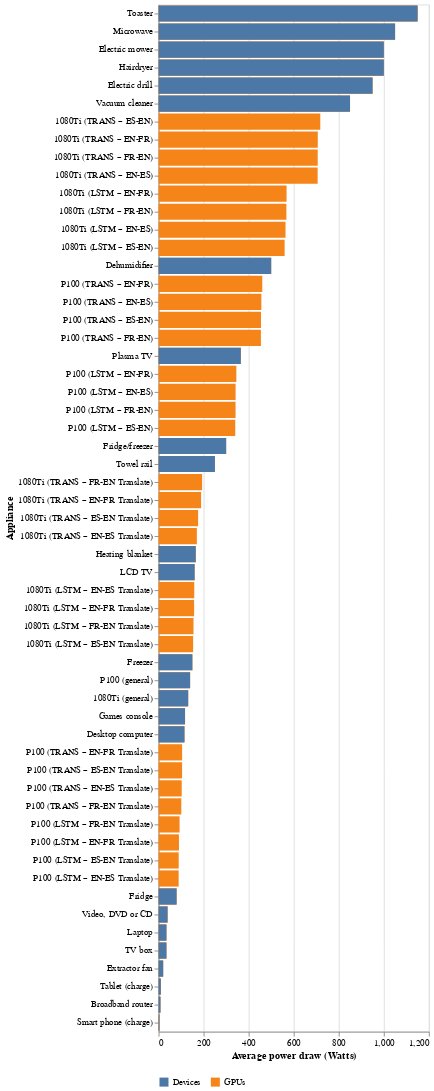

Write notebook code for a chart like this one.
### Code cell
bars_gpu = alt.Chart(data).mark_bar().encode(
    y=alt.Y('Appliance', sort=list(sorting_idx)),
    x=alt.X('avg', title='Average power draw (Watts)'),
    color = alt.Color('op', title='')
)

bars_other = alt.Chart(data_other).mark_bar(color="orange").encode(
    y=alt.Y('Appliance', sort=list(sorting_idx)),
    x=alt.X('avg'),
    color = alt.Color('op', title='')
)

(bars_gpu + bars_other).configure_legend(orient='bottom').properties(width=300)

### Figure 1 — Vega-Lite specification as saved in the notebook (floating-point values rounded to 4 significant figures)
{"config": {"view": {"continuousWidth": 400, "continuousHeight": 300}, "legend": {"orient": "bottom"}}, "layer": [{"data": {"name": "data-8843ad8f7760a58cc9c8d14c6b19588f"}, "mark": "bar", "encoding": {"color": {"type": "nominal", "field": "op", "title": ""}, "x": {"type": "quantitative", "field": "avg", "title": "Average power draw (Watts)"}, "y": {"type": "nominal", "field": "Appliance", "sort": ["Toaster ", "Microwave ", "Electric mower ", "Hairdryer ", "Electric drill ", "Vacuum cleaner ", "1080Ti (TRANS – ES-EN)", "1080Ti (TRANS – EN-FR)", "1080Ti (TRANS – FR-EN)", "1080Ti (TRANS – EN-ES)", "1080Ti (LSTM – EN-FR)", "1080Ti (LSTM – FR-EN)", "1080Ti (LSTM – EN-ES)", "1080Ti (LSTM – ES-EN)", "Dehumidifier ", "P100 (TRANS – EN-FR)", "P100 (TRANS – EN-ES)", "P100 (TRANS – ES-EN)", "P100 (TRANS – FR-EN)", "Plasma TV ", "P100 (LSTM – EN-FR)", "P100 (LSTM – EN-ES)", "P100 (LSTM – FR-EN)", "P100 (LSTM – ES-EN)", "Fridge/freezer ", "Towel rail ", "1080Ti (TRANS – FR-EN Translate)", "1080Ti (TRANS – EN-FR Translate)", "1080Ti (TRANS – ES-EN Translate)", "1080Ti (TRANS – EN-ES Translate)", "Heating blanket ", "LCD TV ", "1080Ti (LSTM – EN-ES Translate)", "1080Ti (LSTM – EN-FR Translate)", "1080Ti (LSTM – FR-EN Translate)", "1080Ti (LSTM – ES-EN Translate)", "Freezer ", "P100 (general)", "1080Ti (general)", "Games console ", "Desktop computer ", "P100 (TRANS – EN-FR Translate)", "P100 (TRANS – ES-EN Translate)", "P100 (TRANS – EN-ES Translate)", "P100 (TRANS – FR-EN Translate)", "P100 (LSTM – FR-EN Translate)", "P100 (LSTM – EN-FR Translate)", "P100 (LSTM – ES-EN Translate)", "P100 (LSTM – EN-ES Translate)", "Fridge ", "Video, DVD or CD ", "Laptop ", "TV box ", "Extractor fan ", "Tablet (charge) ", "Broadband router ", "Smart phone (charge) "]}}}, {"data": {"name": "data-c01375515487c84019ae7e0740b82a56"}, "mark": {"type": "bar", "color": "orange"}, "encoding": {"color": {"type": "nominal", "field": "op", "title": ""}, "x": {"type": "quantitative", "field": "avg"}, "y": {"type": "nominal", "field": "Appliance", "sort": ["Toaster ", "Microwave ", "Electric mower ", "Hairdryer ", "Electric drill ", "Vacuum cleaner ", "1080Ti (TRANS – ES-EN)", "1080Ti (TRANS – EN-FR)", "1080Ti (TRANS – FR-EN)", "1080Ti (TRANS – EN-ES)", "1080Ti (LSTM – EN-FR)", "1080Ti (LSTM – FR-EN)", "1080Ti (LSTM – EN-ES)", "1080Ti (LSTM – ES-EN)", "Dehumidifier ", "P100 (TRANS – EN-FR)", "P100 (TRANS – EN-ES)", "P100 (TRANS – ES-EN)", "P100 (TRANS – FR-EN)", "Plasma TV ", "P100 (LSTM – EN-FR)", "P100 (LSTM – EN-ES)", "P100 (LSTM – FR-EN)", "P100 (LSTM – ES-EN)", "Fridge/freezer ", "Towel rail ", "1080Ti (TRANS – FR-EN Translate)", "1080Ti (TRANS – EN-FR Translate)", "1080Ti (TRANS – ES-EN Translate)", "1080Ti (TRANS – EN-ES Translate)", "Heating blanket ", "LCD TV ", "1080Ti (LSTM – EN-ES Translate)", "1080Ti (LSTM – EN-FR Translate)", "1080Ti (LSTM – FR-EN Translate)", "1080Ti (LSTM – ES-EN Translate)", "Freezer ", "P100 (general)", "1080Ti (general)", "Games console ", "Desktop computer ", "P100 (TRANS – EN-FR Translate)", "P100 (TRANS – ES-EN Translate)", "P100 (TRANS – EN-ES Translate)", "P100 (TRANS – FR-EN Translate)", "P100 (LSTM – FR-EN Translate)", "P100 (LSTM – EN-FR Translate)", "P100 (LSTM – ES-EN Translate)", "P100 (LSTM – EN-ES Translate)", "Fridge ", "Video, DVD or CD ", "Laptop ", "TV box ", "Extractor fan ", "Tablet (charge) ", "Broadband router ", "Smart phone (charge) "]}}}], "width": 300, "$schema": "https://vega.github.io/schema/vega-lite/v4.8.1.json", "datasets": {"data-8843ad8f7760a58cc9c8d14c6b19588f": [{"Appliance": "Toaster ", "avg": 1150.0, "std": 0.0, "op": "GPUs"}, {"Appliance": "Microwave ", "avg": 1050.0, "std": 0.0, "op": "GPUs"}, {"Appliance": "Electric mower ", "avg": 1000.0, "std": 0.0, "op": "GPUs"}, {"Appliance": "Hairdryer ", "avg": 1000.0, "std": 0.0, "op": "GPUs"}, {"Appliance": "Electric drill ", "avg": 950.0, "std": 0.0, "op": "GPUs"}, {"Appliance": "Vacuum cleaner ", "avg": 850.0, "std": 0.0, "op": "GPUs"}, {"Appliance": "Dehumidifier ", "avg": 500.0, "std": 0.0, "op": "GPUs"}, {"Appliance": "Plasma TV ", "avg": 365.0, "std": 0.0, "op": "GPUs"}, {"Appliance": "Fridge/freezer ", "avg": 300.0, "std": 0.0, "op": "GPUs"}, {"Appliance": "Towel rail ", "avg": 250.0, "std": 0.0, "op": "GPUs"}, {"Appliance": "Heating blanket ", "avg": 165.0, "std": 0.0, "op": "GPUs"}, {"Appliance": "LCD TV ", "avg": 160.0, "std": 0.0, "op": "GPUs"}, {"Appliance": "Freezer ", "avg": 150.0, "std": 0.0, "op": "GPUs"}, {"Appliance": "P100 (general)", "avg": 140.0, "std": 0.0, "op": "GPUs"}, {"Appliance": "1080Ti (general)", "avg": 131.5, "std": 0.0, "op": "GPUs"}, {"Appliance": "Games console ", "avg": 117.5, "std": 0.0, "op": "GPUs"}, {"Appliance": "Desktop computer ", "avg": 115.0, "std": 0.0, "op": "GPUs"}, {"Appliance": "Fridge ", "avg": 80.0, "std": 0.0, "op": "GPUs"}, {"Appliance": "Video, DVD or CD ", "avg": 40.0, "std": 0.0, "op": "GPUs"}, {"Appliance": "TV box ", "avg": 35.0, "std": 0.0, "op": "GPUs"}, {"Appliance": "Laptop ", "avg": 35.0, "std": 0.0, "op": "GPUs"}, {"Appliance": "Extractor fan ", "avg": 20.5, "std": 0.0, "op": "GPUs"}, {"Appliance": "Tablet (charge) ", "avg": 10.0, "std": 0.0, "op": "GPUs"}, {"Appliance": "Broadband router ", "avg": 8.5, "std": 0.0, "op": "GPUs"}, {"Appliance": "Smart phone (charge) ", "avg": 3.75, "std": 0.0, "op": "GPUs"}, {"Appliance": "1080Ti (LSTM – EN-FR)", "avg": 568.2, "std": 66.29, "op": "GPUs"}, {"Appliance": "1080Ti (LSTM – EN-ES)", "avg": 563.5, "std": 65.9, "op": "GPUs"}, {"Appliance": "1080Ti (LSTM – FR-EN)", "avg": 567.4, "std": 66.25, "op": "GPUs"}, {"Appliance": "1080Ti (LSTM – ES-EN)", "avg": 559.6, "std": 65.22, "op": "GPUs"}, {"Appliance": "1080Ti (TRANS – EN-FR)", "avg": 706.8, "std": 57.84, "op": "GPUs"}, {"Appliance": "1080Ti (TRANS – EN-ES)", "avg": 706.2, "std": 58.02, "op": "GPUs"}, {"Appliance": "1080Ti (TRANS – FR-EN)", "avg": 706.5, "std": 57.88, "op": "GPUs"}, {"Appliance": "1080Ti (TRANS – ES-EN)", "avg": 717.9, "std": 56.45, "op": "GPUs"}, {"Appliance": "P100 (LSTM – EN-FR)", "avg": 345.3, "std": 60.26, "op": "GPUs"}, {"Appliance": "P100 (LSTM – EN-ES)", "avg": 342.0, "std": 60.33, "op": "GPUs"}, {"Appliance": "P100 (LSTM – FR-EN)", "avg": 341.7, "std": 59.71, "op": "GPUs"}, {"Appliance": "P100 (LSTM – ES-EN)", "avg": 340.4, "std": 59.63, "op": "GPUs"}, {"Appliance": "P100 (TRANS – EN-FR)", "avg": 460.4, "std": 36.83, "op": "GPUs"}, {"Appliance": "P100 (TRANS – EN-ES)", "avg": 456.2, "std": 36.97, "op": "GPUs"}, {"Appliance": "P100 (TRANS – FR-EN)", "avg": 454.3, "std": 38.75, "op": "GPUs"}, {"Appliance": "P100 (TRANS – ES-EN)", "avg": 454.8, "std": 38.04, "op": "GPUs"}, {"Appliance": "1080Ti (LSTM – EN-FR Translate)", "avg": 157.7, "std": 45.0, "op": "GPUs"}, {"Appliance": "1080Ti (LSTM – EN-ES Translate)", "avg": 158.4, "std": 44.87, "op": "GPUs"}, {"Appliance": "1080Ti (LSTM – FR-EN Translate)", "avg": 155.0, "std": 43.11, "op": "GPUs"}, {"Appliance": "1080Ti (LSTM – ES-EN Translate)", "avg": 153.4, "std": 45.05, "op": "GPUs"}, {"Appliance": "1080Ti (TRANS – EN-FR Translate)", "avg": 188.7, "std": 45.59, "op": "GPUs"}, {"Appliance": "1080Ti (TRANS – EN-ES Translate)", "avg": 170.0, "std": 42.5, "op": "GPUs"}, {"Appliance": "1080Ti (TRANS – FR-EN Translate)", "avg": 193.3, "std": 43.19, "op": "GPUs"}, {"Appliance": "1080Ti (TRANS – ES-EN Translate)", "avg": 175.6, "std": 44.76, "op": "GPUs"}, {"Appliance": "P100 (LSTM – EN-FR Translate)", "avg": 90.5, "std": 25.96, "op": "GPUs"}, {"Appliance": "P100 (LSTM – EN-ES Translate)", "avg": 89.06, "std": 25.8, "op": "GPUs"}, {"Appliance": "P100 (LSTM – FR-EN Translate)", "avg": 93.14, "std": 26.57, "op": "GPUs"}, {"Appliance": "P100 (LSTM – ES-EN Translate)", "avg": 89.35, "std": 25.88, "op": "GPUs"}, {"Appliance": "P100 (TRANS – EN-FR Translate)", "avg": 104.5, "std": 28.3, "op": "GPUs"}, {"Appliance": "P100 (TRANS – EN-ES Translate)", "avg": 102.7, "std": 28.83, "op": "GPUs"}, {"Appliance": "P100 (TRANS – FR-EN Translate)", "avg": 100.9, "std": 31.84, "op": "GPUs"}, {"Appliance": "P100 (TRANS – ES-EN Translate)", "avg": 104.3, "std": 29.4, "op": "GPUs"}], "data-c01375515487c84019ae7e0740b82a56": [{"Appliance": "Toaster ", "Min": 800.0, "Max": 1500.0, "avg": 1150.0, "std": 0.0, "op": "Devices"}, {"Appliance": "Microwave ", "Min": 600.0, "Max": 1500.0, "avg": 1050.0, "std": 0.0, "op": "Devices"}, {"Appliance": "Electric mower ", "Min": 500.0, "Max": 1500.0, "avg": 1000.0, "std": 0.0, "op": "Devices"}, {"Appliance": "Hairdryer ", "Min": 1000.0, "Max": 1000.0, "avg": 1000.0, "std": 0.0, "op": "Devices"}, {"Appliance": "Electric drill ", "Min": 900.0, "Max": 1000.0, "avg": 950.0, "std": 0.0, "op": "Devices"}, {"Appliance": "Vacuum cleaner ", "Min": 500.0, "Max": 1200.0, "avg": 850.0, "std": 0.0, "op": "Devices"}, {"Appliance": "Dehumidifier ", "Min": 300.0, "Max": 700.0, "avg": 500.0, "std": 0.0, "op": "Devices"}, {"Appliance": "Plasma TV ", "Min": 280.0, "Max": 450.0, "avg": 365.0, "std": 0.0, "op": "Devices"}, {"Appliance": "Fridge/freezer ", "Min": 200.0, "Max": 400.0, "avg": 300.0, "std": 0.0, "op": "Devices"}, {"Appliance": "Towel rail ", "Min": 250.0, "Max": 250.0, "avg": 250.0, "std": 0.0, "op": "Devices"}, {"Appliance": "Heating blanket ", "Min": 130.0, "Max": 200.0, "avg": 165.0, "std": 0.0, "op": "Devices"}, {"Appliance": "LCD TV ", "Min": 120.0, "Max": 200.0, "avg": 160.0, "std": 0.0, "op": "Devices"}, {"Appliance": "Freezer ", "Min": 150.0, "Max": 150.0, "avg": 150.0, "std": 0.0, "op": "Devices"}, {"Appliance": "P100 (general)", "Min": 30.0, "Max": 250.0, "avg": 140.0, "std": 0.0, "op": "Devices"}, {"Appliance": "1080Ti (general)", "Min": 13.0, "Max": 250.0, "avg": 131.5, "std": 0.0, "op": "Devices"}, {"Appliance": "Games console ", "Min": 45.0, "Max": 190.0, "avg": 117.5, "std": 0.0, "op": "Devices"}, {"Appliance": "Desktop computer ", "Min": 80.0, "Max": 150.0, "avg": 115.0, "std": 0.0, "op": "Devices"}, {"Appliance": "Fridge ", "Min": 40.0, "Max": 120.0, "avg": 80.0, "std": 0.0, "op": "Devices"}, {"Appliance": "Video, DVD or CD ", "Min": 20.0, "Max": 60.0, "avg": 40.0, "std": 0.0, "op": "Devices"}, {"Appliance": "TV box ", "Min": 30.0, "Max": 40.0, "avg": 35.0, "std": 0.0, "op": "Devices"}, {"Appliance": "Laptop ", "Min": 20.0, "Max": 50.0, "avg": 35.0, "std": 0.0, "op": "Devices"}, {"Appliance": "Extractor fan ", "Min": 5.0, "Max": 36.0, "avg": 20.5, "std": 0.0, "op": "Devices"}, {"Appliance": "Tablet (charge) ", "Min": 10.0, "Max": 10.0, "avg": 10.0, "std": 0.0, "op": "Devices"}, {"Appliance": "Broadband router ", "Min": 7.0, "Max": 10.0, "avg": 8.5, "std": 0.0, "op": "Devices"}, {"Appliance": "Smart phone (charge) ", "Min": 2.5, "Max": 5.0, "avg": 3.75, "std": 0.0, "op": "Devices"}, {"Appliance": "1080Ti (LSTM – EN-FR)", "Min": null, "Max": null, "avg": 0.0, "std": null, "op": "Devices"}, {"Appliance": "1080Ti (LSTM – EN-ES)", "Min": null, "Max": null, "avg": 0.0, "std": null, "op": "Devices"}, {"Appliance": "1080Ti (LSTM – FR-EN)", "Min": null, "Max": null, "avg": 0.0, "std": null, "op": "Devices"}, {"Appliance": "1080Ti (LSTM – ES-EN)", "Min": null, "Max": null, "avg": 0.0, "std": null, "op": "Devices"}, {"Appliance": "1080Ti (TRANS – EN-FR)", "Min": null, "Max": null, "avg": 0.0, "std": null, "op": "Devices"}, {"Appliance": "1080Ti (TRANS – EN-ES)", "Min": null, "Max": null, "avg": 0.0, "std": null, "op": "Devices"}, {"Appliance": "1080Ti (TRANS – FR-EN)", "Min": null, "Max": null, "avg": 0.0, "std": null, "op": "Devices"}, {"Appliance": "1080Ti (TRANS – ES-EN)", "Min": null, "Max": null, "avg": 0.0, "std": null, "op": "Devices"}, {"Appliance": "P100 (LSTM – EN-FR)", "Min": null, "Max": null, "avg": 0.0, "std": null, "op": "Devices"}, {"Appliance": "P100 (LSTM – EN-ES)", "Min": null, "Max": null, "avg": 0.0, "std": null, "op": "Devices"}, {"Appliance": "P100 (LSTM – FR-EN)", "Min": null, "Max": null, "avg": 0.0, "std": null, "op": "Devices"}, {"Appliance": "P100 (LSTM – ES-EN)", "Min": null, "Max": null, "avg": 0.0, "std": null, "op": "Devices"}, {"Appliance": "P100 (TRANS – EN-FR)", "Min": null, "Max": null, "avg": 0.0, "std": null, "op": "Devices"}, {"Appliance": "P100 (TRANS – EN-ES)", "Min": null, "Max": null, "avg": 0.0, "std": null, "op": "Devices"}, {"Appliance": "P100 (TRANS – FR-EN)", "Min": null, "Max": null, "avg": 0.0, "std": null, "op": "Devices"}, {"Appliance": "P100 (TRANS – ES-EN)", "Min": null, "Max": null, "avg": 0.0, "std": null, "op": "Devices"}, {"Appliance": "1080Ti (LSTM – EN-FR Translate)", "Min": null, "Max": null, "avg": 0.0, "std": null, "op": "Devices"}, {"Appliance": "1080Ti (LSTM – EN-ES Translate)", "Min": null, "Max": null, "avg": 0.0, "std": null, "op": "Devices"}, {"Appliance": "1080Ti (LSTM – FR-EN Translate)", "Min": null, "Max": null, "avg": 0.0, "std": null, "op": "Devices"}, {"Appliance": "1080Ti (LSTM – ES-EN Translate)", "Min": null, "Max": null, "avg": 0.0, "std": null, "op": "Devices"}, {"Appliance": "1080Ti (TRANS – EN-FR Translate)", "Min": null, "Max": null, "avg": 0.0, "std": null, "op": "Devices"}, {"Appliance": "1080Ti (TRANS – EN-ES Translate)", "Min": null, "Max": null, "avg": 0.0, "std": null, "op": "Devices"}, {"Appliance": "1080Ti (TRANS – FR-EN Translate)", "Min": null, "Max": null, "avg": 0.0, "std": null, "op": "Devices"}, {"Appliance": "1080Ti (TRANS – ES-EN Translate)", "Min": null, "Max": null, "avg": 0.0, "std": null, "op": "Devices"}, {"Appliance": "P100 (LSTM – EN-FR Translate)", "Min": null, "Max": null, "avg": 0.0, "std": null, "op": "Devices"}, {"Appliance": "P100 (LSTM – EN-ES Translate)", "Min": null, "Max": null, "avg": 0.0, "std": null, "op": "Devices"}, {"Appliance": "P100 (LSTM – FR-EN Translate)", "Min": null, "Max": null, "avg": 0.0, "std": null, "op": "Devices"}, {"Appliance": "P100 (LSTM – ES-EN Translate)", "Min": null, "Max": null, "avg": 0.0, "std": null, "op": "Devices"}, {"Appliance": "P100 (TRANS – EN-FR Translate)", "Min": null, "Max": null, "avg": 0.0, "std": null, "op": "Devices"}, {"Appliance": "P100 (TRANS – EN-ES Translate)", "Min": null, "Max": null, "avg": 0.0, "std": null, "op": "Devices"}, {"Appliance": "P100 (TRANS – FR-EN Translate)", "Min": null, "Max": null, "avg": 0.0, "std": null, "op": "Devices"}, {"Appliance": "P100 (TRANS – ES-EN Translate)", "Min": null, "Max": null, "avg": 0.0, "std": null, "op": "Devices"}]}}
